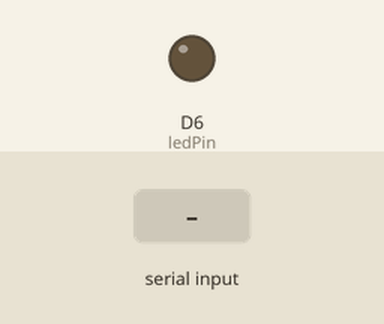
Simulated run of this sketch. Board: Arduino Zero (SAMD21). Parts: output pins drawn as LEDs (lit = HIGH). Inputs (shaded band) come from the test bench.

Above: at 1.2 s.
1.3 s: "1" received over the second serial link
At 2.4 s:
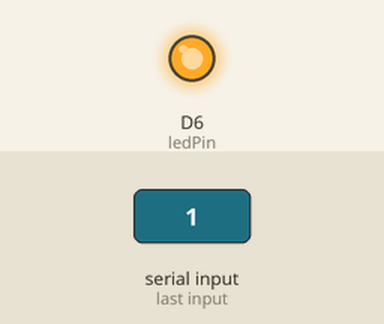
Timing chart, 0 to 4.3 s (numbered marks = the images above; inputs shaded):
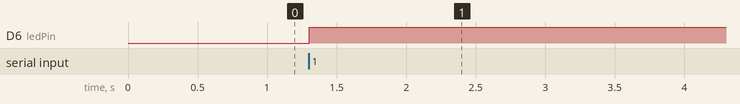

Measured:
- after the input at 1.3 s, D6 (ledPin): LOW → HIGH at once

The sketch:

samd21_serial_available_test.ino
```cpp
// Example 3 - Receive with start- and end-markers
#include "wiring_private.h" // pinPeripheral() function

#define ledPin 6

#define PIN_SERIAL_RX3 (38) //microcontrollers RX, Xbee TX
#define PIN_SERIAL_TX3 (22) //microcontroller's TX, xbee RX
#define PAD_SERIAL_RX3 (SERCOM_RX_PAD_1)
#define PAD_SERIAL_TX3 (UART_TX_PAD_0)

int rc;

Uart Serial2 (&sercom4, PIN_SERIAL_RX3, PIN_SERIAL_TX3, PAD_SERIAL_RX3, PAD_SERIAL_TX3);
void SERCOM4_Handler()
{
  Serial2.IrqHandler();
}

void setup() {

    Serial1.begin(9600);
    pinMode(ledPin, OUTPUT);
    digitalWrite(ledPin, LOW);

    pinPeripheral(PIN_SERIAL_RX3, PIO_SERCOM_ALT);
    pinPeripheral(PIN_SERIAL_TX3, PIO_SERCOM_ALT);
    Serial2.begin(9600);
    while (!Serial2)
    {
      Serial2.print("xbee aint starting");
    };
    Serial2.println("<Arduino is ready>");
}

void loop() {
  while (Serial2.available() > 0){
    digitalWrite(ledPin, HIGH);
    rc = Serial2.read();
  }
  Serial2.println("test");
  //digitalWrite(ledPin, LOW);
}
```
